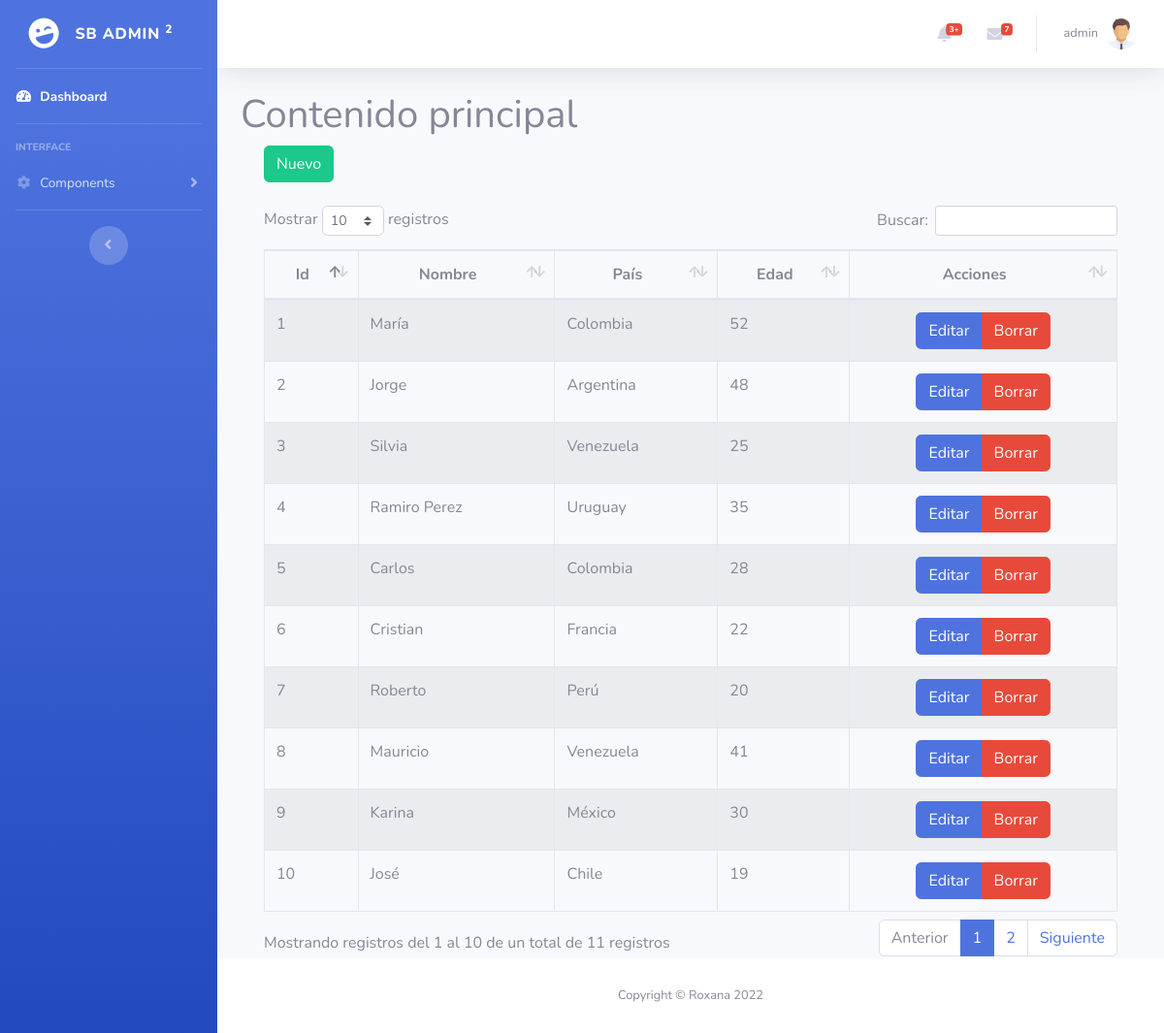
The page /dashboard/index.php (signed in) on the database its author committed.
### tables this page shows
CREATE TABLE `personas` (
  `id` int(11) NOT NULL,
  `nombre` varchar(50) NOT NULL,
  `pais` varchar(50) NOT NULL,
  `edad` int(11) NOT NULL
);

### dashboard/index.php (the view, shortened to what this page needs)
<?php require_once "vistas/parte_superior.php"?>
<div class="container">
    <h1>Contenido principal</h1>
 <?php
$objeto = new Conexion();
$conexion = $objeto->Conectar();
$consulta = "SELECT id, nombre, pais, edad FROM personas";
$resultado = $conexion->prepare($consulta);
$resultado->execute();
$data=$resultado->fetchAll(PDO::FETCH_ASSOC);
?>
<div class="container">
        <div class="row">
            <div class="col-lg-12">
            <button id="btnNuevo" type="button" class="btn btn-success" data-toggle="modal">Nuevo</button>
            </div>
        </div>
    </div>
    <br>
<div class="container">
        <div class="row">
                <div class="col-lg-12">
                    <div class="table-responsive">
                        <table id="tablaPersonas" class="table table-striped table-bordered table-condensed" style="width:100%">
                        <thead class="text-center">
                            <tr>
                                <th>Id</th>
                                <th>Nombre</th>
                                <th>País</th>
                                <th>Edad</th>
                                <th>Acciones</th>
                            </tr>
                        </thead>
                        <tbody>
                            <?php
                            foreach($data as $dat) {
                            ?>
                            <tr>
                                <td><?php echo $dat['id'] ?></td>
                                <td><?php echo $dat['nombre'] ?></td>
                                <td><?php echo $dat['pais'] ?></td>
                                <td><?php echo $dat['edad'] ?></td>
                                <td></td>
                            </tr>
                            <?php
                                }
                            ?>
                        </tbody>
                       </table>
                    </div>
                </div>
        </div>
    </div>
</div>
<?php require_once "vistas/parte_inferior.php"?>

### dashboard/vistas/parte_superior.php (shortened to what this page needs)
<!DOCTYPE html>
<html lang="en">
<head>
  <link href="vendor/fontawesome-free/css/all.min.css" rel="stylesheet" type="text/css">
  <link href="css/sb-admin-2.min.css" rel="stylesheet">
    <link rel="stylesheet" type="text/css" href="vendor/datatables/datatables.min.css"/>
    <link rel="stylesheet"  type="text/css" href="vendor/datatables/DataTables-1.10.18/css/dataTables.bootstrap4.min.css">
</head>
<body id="page-top">
  <div id="wrapper">
    <ul class="navbar-nav bg-gradient-primary sidebar sidebar-dark accordion" id="accordionSidebar">
      <a class="sidebar-brand d-flex align-items-center justify-content-center" href="index.php">
        <div class="sidebar-brand-icon rotate-n-15">
          <i class="fas fa-laugh-wink"></i>
        </div>
        <div class="sidebar-brand-text mx-3">SB Admin <sup>2</sup></div>
      </a>
      <hr class="sidebar-divider my-0">
      <li class="nav-item active">
        <a class="nav-link" href="index.php">
          <i class="fas fa-fw fa-tachometer-alt"></i>
          <span>Dashboard</span></a>
      </li>
      <hr class="sidebar-divider">
      <div class="sidebar-heading">
        Interface
      </div>
      <li class="nav-item">
        <a class="nav-link collapsed" href="#" data-toggle="collapse" data-target="#collapseTwo" aria-expanded="true" aria-controls="collapseTwo">
          <i class="fas fa-fw fa-cog"></i>
          <span>Components</span>
        </a>
      </li>
      <hr class="sidebar-divider d-none d-md-block">
      <div class="text-center d-none d-md-inline">
        <button class="rounded-circle border-0" id="sidebarToggle"></button>
      </div>
    </ul>
    <div id="content-wrapper" class="d-flex flex-column">
      <div id="content">
        <nav class="navbar navbar-expand navbar-light bg-white topbar mb-4 static-top shadow">
          <ul class="navbar-nav ml-auto">
            <li class="nav-item dropdown no-arrow mx-1">
              <a class="nav-link dropdown-toggle" href="#" id="alertsDropdown" role="button" data-toggle="dropdown" aria-haspopup="true" aria-expanded="false">
                <i class="fas fa-bell fa-fw"></i>
                <span class="badge badge-danger badge-counter">3+</span>
              </a>
            </li>
            <li class="nav-item dropdown no-arrow mx-1">
              <a class="nav-link dropdown-toggle" href="#" id="messagesDropdown" role="button" data-toggle="dropdown" aria-haspopup="true" aria-expanded="false">
                <i class="fas fa-envelope fa-fw"></i>
                <span class="badge badge-danger badge-counter">7</span>
              </a>
            </li>
            <li class="nav-item dropdown no-arrow">
              <a class="nav-link dropdown-toggle" href="#" id="userDropdown" role="button" data-toggle="dropdown" aria-haspopup="true" aria-expanded="false">
                <span class="mr-2 d-none d-lg-inline text-gray-600 small"><?php echo $_SESSION["s_usuario"];?></span>
                <img class="img-profile rounded-circle" src="img/user.png">
              </a>
            </li>
          </ul>
        </nav>

### dashboard/vistas/parte_inferior.php (shortened to what this page needs)
      </div>
      <footer class="sticky-footer bg-white">
        <div class="container my-auto">
          <div class="copyright text-center my-auto">
            <span>Copyright &copy; Roxana 2022</span>
          </div>
        </div>
      </footer>
    </div>
  </div>
</body>
</html>

### rows shown on the page
personas: id "1", nombre "María", pais "Colombia", edad "52"
personas: id "2", nombre "Jorge", pais "Argentina", edad "48"
personas: id "3", nombre "Silvia", pais "Venezuela", edad "25"
personas: id "4", nombre "Ramiro Perez", pais "Uruguay", edad "35"
personas: id "5", nombre "Carlos", pais "Colombia", edad "28"
personas: id "6", nombre "Cristian", pais "Francia", edad "22"
personas: id "7", nombre "Roberto", pais "Perú", edad "20"
personas: id "8", nombre "Mauricio", pais "Venezuela", edad "41"
personas: id "9", nombre "Karina", pais "México", edad "30"
personas: id "10", nombre "José", pais "Chile", edad "19"

### other values the page prints
$_SESSION["s_usuario"] "admin"
